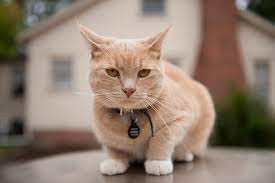
#> input picture cat1.jpg, 275 x 183 px
$ python masking.py
#> lines starting #> are read from the running program, lines starting #| are printed output that depends on the picture; after the words box and inside, x2 and y2 are one past the last pixel; in counts of white or black regions, pixels touching at a corner belong together
import cv2 as cv
import numpy as np

img= cv.imread('cat1.jpg')
#> img is the input picture: shape (183, 275, 3); mean B, G, R 112.8, 126.7, 145
blank = np.zeros(img.shape[:2], dtype='uint8')
cv.imshow('Cat1',img)
cv.imshow('Blank',blank)

mask= cv.circle(blank,(img.shape[1]//2, img.shape[0]//2), 100, 255, -1)
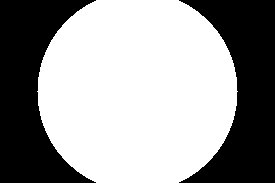
#> blank: shape (183, 275); 60.6% white; 2 black regions, box (x1, y1, x2, y2) and area: (0, 0, 96, 183) 9913, (179, 0, 275, 183) 9913
cv.imshow('Mask', mask)
masked=cv.bitwise_and(img, img, mask=mask)
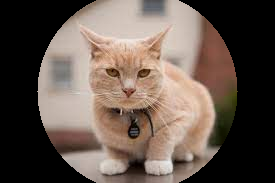
#> masked: shape (183, 275, 3); mean B, G, R 78, 87, 101.1
cv.imshow('Masked Image', masked)
cv.waitKey(0)
